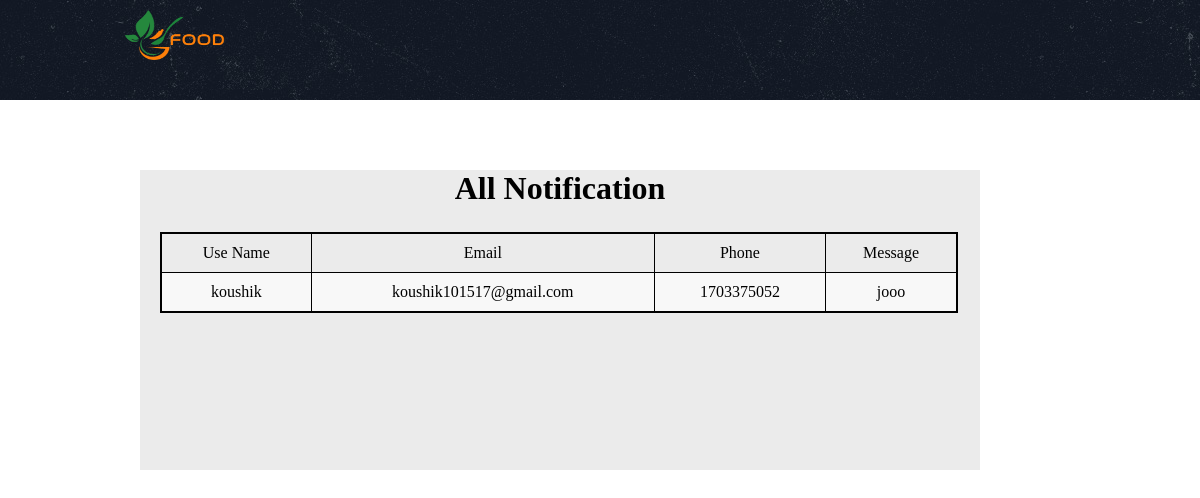
Screenshot of /notification.php with the database file from the repository.
### tables this page shows
CREATE TABLE `contract_t` (
  `name` varchar(30) NOT NULL,
  `email` varchar(30) NOT NULL,
  `phone` int(11) NOT NULL,
  `message` varchar(120) NOT NULL
);

### notification.php (the view, shortened to what this page needs)
<?php
@include 'config.php';
$sql = "SELECT * FROM contract_t";
$result=mysqli_query($con,$sql);
?>
<!DOCTYPE html>
<html lang="en">
<head>
    <link rel="stylesheet" href="style2.css">
</head>
<body>
    <div class="container">
        <div class="header">
            <div class="logo">
                <img src="images/logo.png" alt="">
            </div>
        </div>
        <div class="order">
            <h1>All Notification</h1>
     <table>
      <tr>
        <td>Use Name</td>
        <td>Email</td>
        <td>Phone</td>
        <td>Message</td>
    </tr>
    <?php
    while ($row = $result->fetch_assoc()) {
        echo "<tr>";
        echo "<td>" . $row["name"] . "</td>";
        echo "<td>" . $row["email"] . "</td>";
        echo "<td>" . $row["phone"] . "</td>";
        echo "<td>" . $row["message"] . "</td>";
        echo "</tr>";
    }
    ?>
</table>
</div>
    </div>
</body>
</html>

### style2.css (style rules this page uses)
* { margin: 0; padding: 0; box-sizing: border-box; }
.container { width: 100%; height: 100vh; align-items: center; text-align: center; }
.header { width: 100%; height: 100px; background-image: url(images/menu-bg.jpg); }
.header img { width: 100%; height: 100%; }
.logo { height: 100%; width: 25%; float: left; }
.logo img { width:100px; height: 50px; margin-left: 50px; margin-top: 10px; }
.order { width: 70%; height: 300px; background-color: #ebebeb; margin-left: 140px; margin-top: 70px; }
table { border-collapse: collapse; width: 95%; border: 2px solid #000; margin-bottom: 20px; margin-left: 20px; margin-top: 25px; }
td { border: 1px solid #000; padding: 10px; }
tr:nth-child(even) { background-color: #f8f8f8; }

### rows the page displays
contract_t: name "koushik", email "koushik101517@gmail.com", phone "1703375052", message "jooo"
